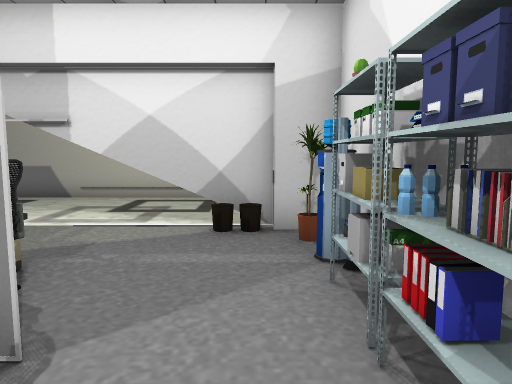
[1] (above)

24 first-person views from a walk through a scene from a Unity 3-D project. The camera is 1.4 m above the floor, tilts 6° down and sees 70° across. Doors are open. The floor is counted in squares, 1 m on a side. Each view is taken from the middle of a square. On the plan, view 1 faces up. The plan holds only what a view shows up to about 16 squares ahead; the rest is blank. The place goes on beyond the plan. The terrain is drawn as flat ground. The player character is not drawn. Some surface patterns are stand-ins.

[2]
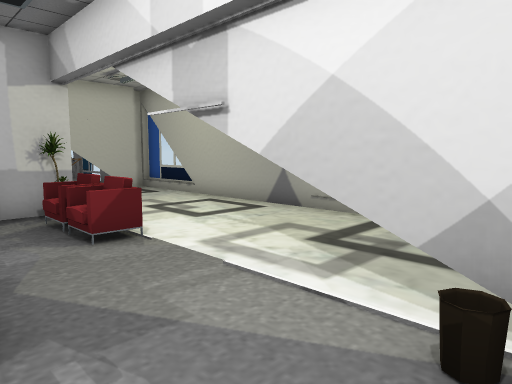

[3]
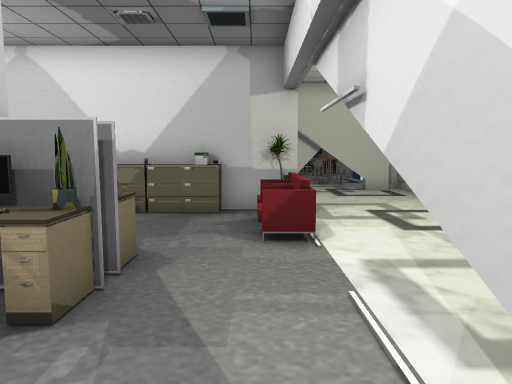

[4]
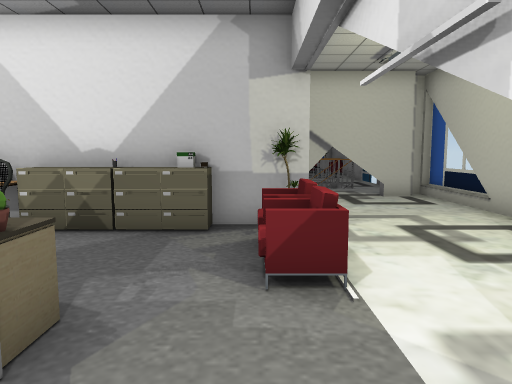

[5]
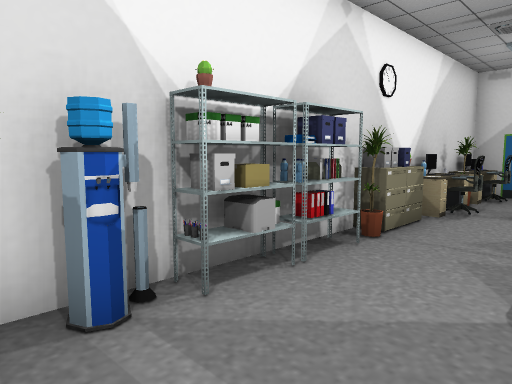

[6]
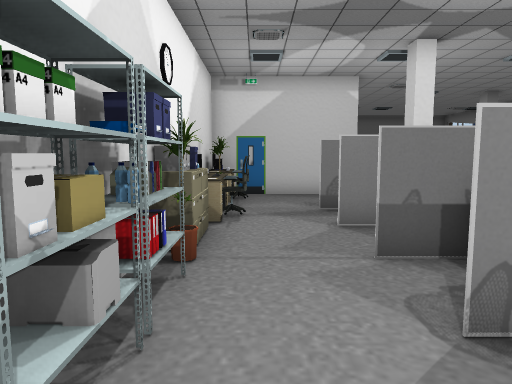

[7]
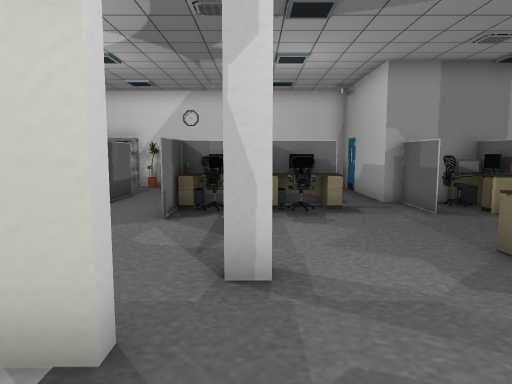

[8]
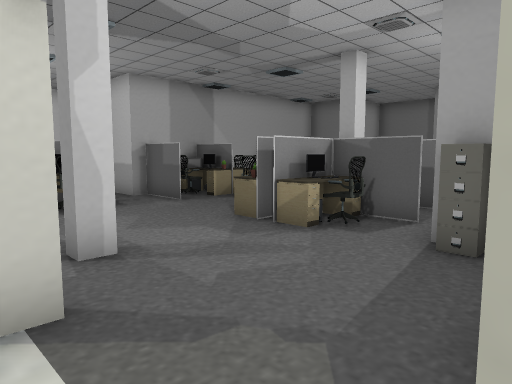

[9]
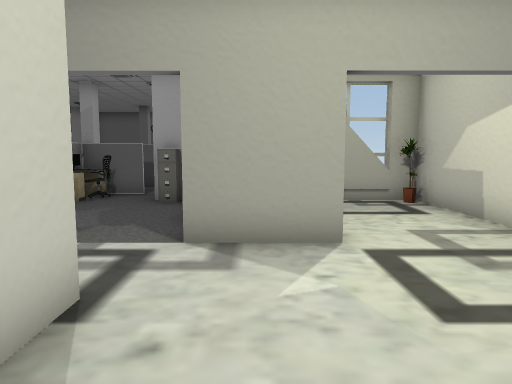

[10]
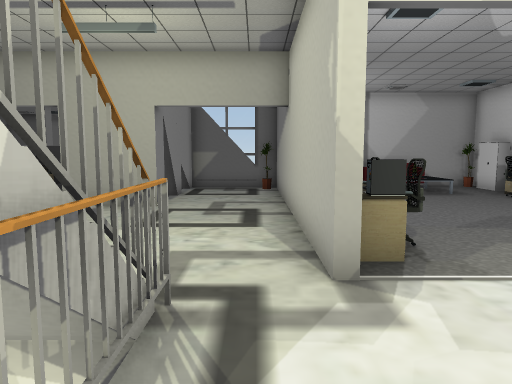

[11]
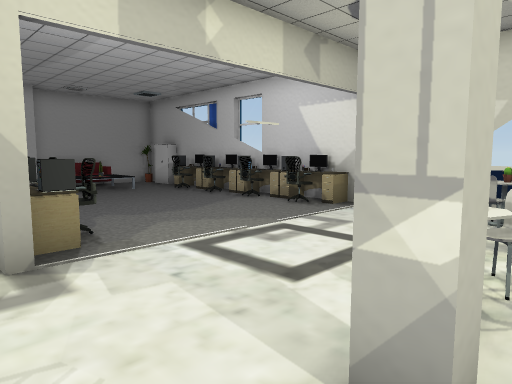

[12]
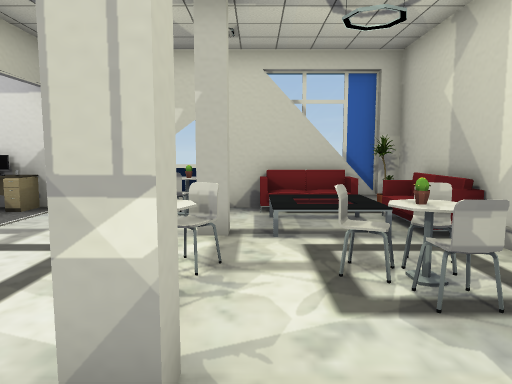

[13]
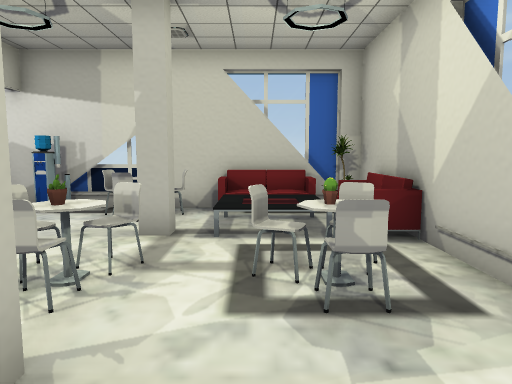

[14]
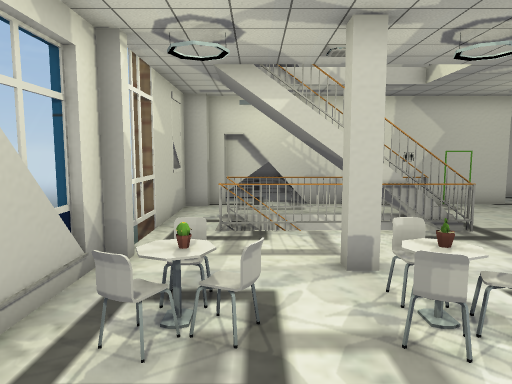

[15]
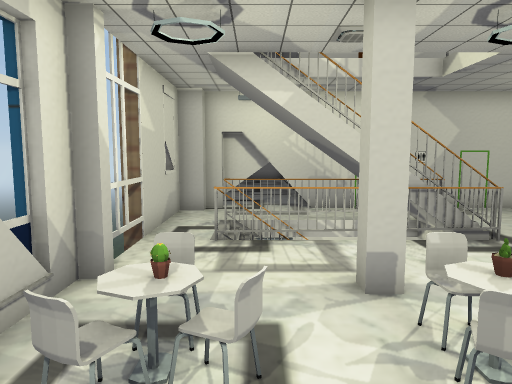

[16]
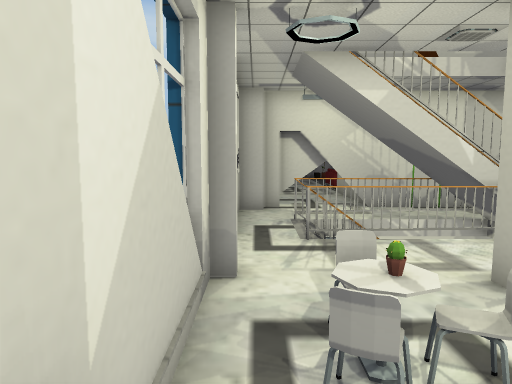

[17]
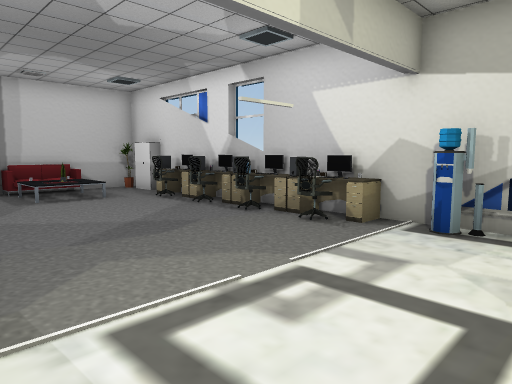

[18]
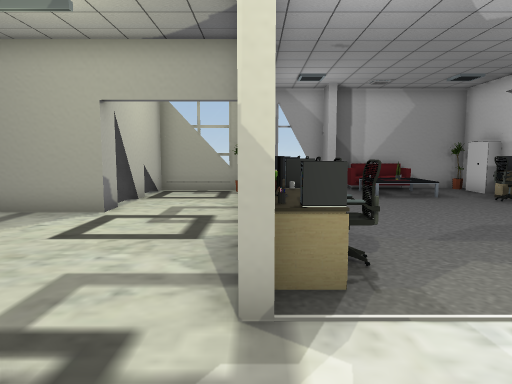

[19]
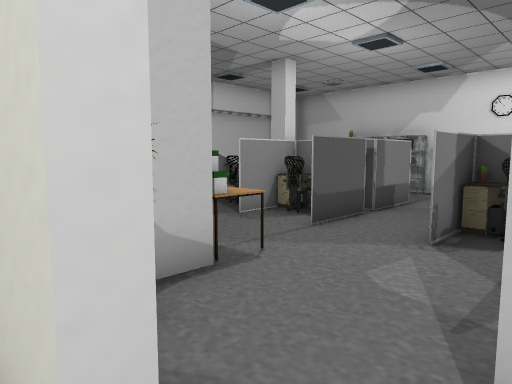

[20]
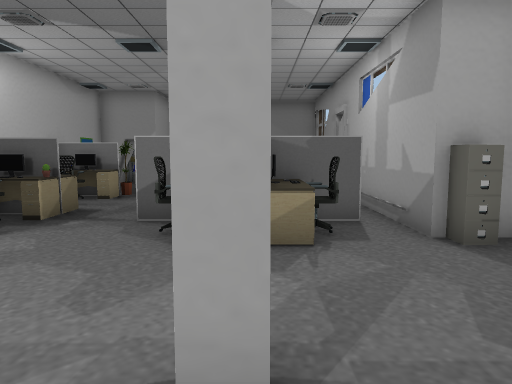

[21]
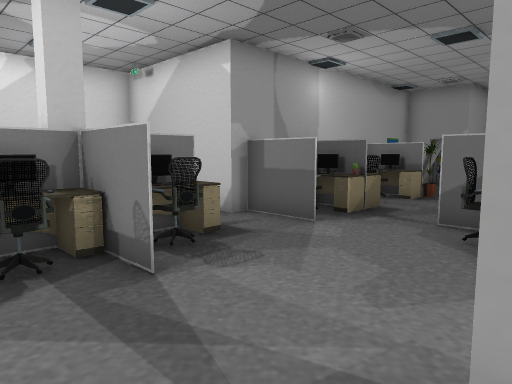

[22]
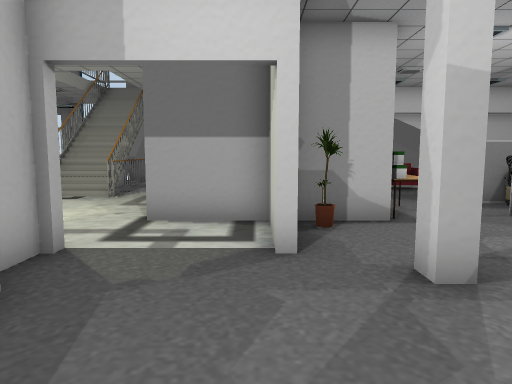

[23]
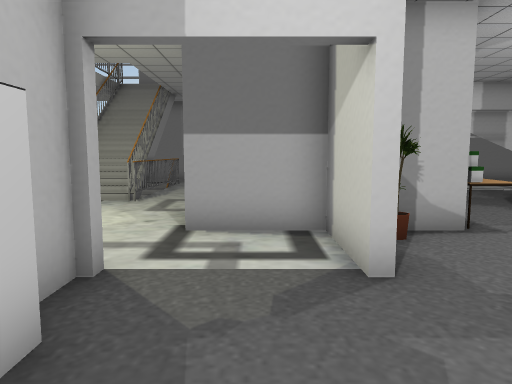

[24]
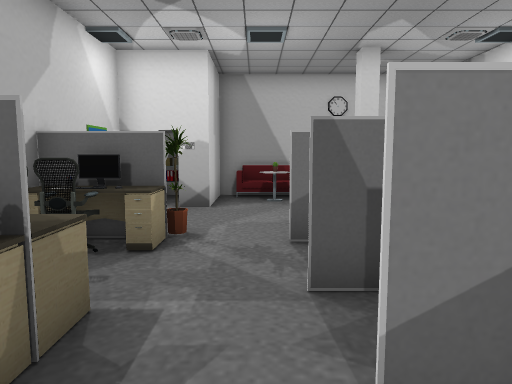

### Floor plan
Key: @ floor where view 1 was taken; # wall or solid block; x gap in a wall; . main floor; : floor 0.5 m higher than the main floor; / step, stairs or slope; D open door; = window, fence, low wall or low ledge; ^ raised ledge; v drop or lower ground; T thing the floor can be seen under or through; O other object.
Columns run from 30 left of view 1 to 2 right of it. Each row starts with its distance up from view 1.
 12 #####DDD##==########vvvv#####
 11 #O=/O.D........## .    ##...
 10 vO/:/OOO...#.#..D.............
  9 #//:/DOD...v/v..D..............
  8 #v....O....v v..D..............
  7 #OOxxOOO#..x/x..D    ##OODDTTTT##
  6 #OO...O....x/x..D    #OOO......O#
  5 #.O........=/=..D    O.........#v
  4 ##.........#/#..#    O... OO...Ov
  3 #    D   #......#    O...O# ...Ov
  2 #O#.....O#......#    O..# # #..#v
  1 ###.....O#O.....#    OO..O# #..Ov
  0 # #.....O#......##O# OO.##.##.@Ov
 -1 ###.....  ........#O......O....Ov
 -2 # #.....O ........#.....##  #.. v
 -3 ###....   DDD ##DDD......O# #..Ov
 -4 # #....   ...D##....#...#####.. v
 -5 ###....   ...# O.........O#  ..Ov
 -6 #O..::    ...#  .........O# ... v
 -7 #O..O:    ...#  ...............#v
 -8 #O.O.O    ####  #O.O#O...#####D#v
 -9 # ###O           #.O#O....^#
-10                  #x## #..OO#
-11                  #.   ...OO#
-12                  ##   DD..##
-13                       #..###
-14                       #.OO #
-15                        ..
-16                       ....
-17                       ....
-18                       .O#DD
-19                       OO# #
-20                       OO#O#

Positions as (right, up) in squares from view 1, and headings:
1: (0, 0), facing up
2: (0, 4), facing up-left
3: (0, 6), facing left
4: (-2, 6), facing left
5: (-2, 6), facing down-right
6: (0, 5), facing down
7: (-14, -4), facing right
8: (-15, -2), facing down-right
9: (-16, 3), facing down
10: (-20, 7), facing down
11: (-20, 8), facing down-left
12: (-20, 8), facing left
13: (-20, 9), facing left
14: (-28, 9), facing right
15: (-27, 9), facing right
16: (-27, 11), facing right
17: (-22, 6), facing down-left
18: (-21, 6), facing down
19: (-12, -4), facing up-right
20: (-10, -2), facing down
21: (-10, -2), facing down-right
22: (-12, -8), facing up
23: (-13, -7), facing up
24: (-7, -8), facing down
